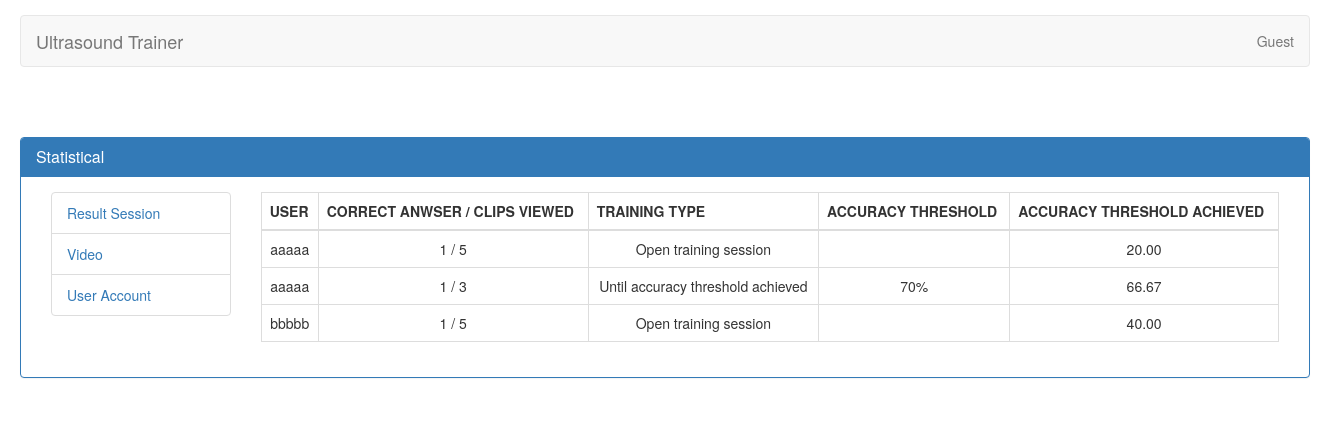
Screenshot of /statistical with the database file from the repository.
### servey/models.py (models this page shows, shortened)
class Result(models.Model):
    user = models.ForeignKey(User, related_name='user_result', on_delete=models.CASCADE)
    date = models.DateTimeField(default=datetime.datetime.utcnow, blank=True)
    close = models.BooleanField(default=False, verbose_name="Test is close?", blank=True)
    training_type = models.CharField(choices=TRAINING_TYPE, blank=True, null=True, max_length=255)
    accuracy = models.CharField(max_length=255, choices=ACCURACY_THRESHOLD, blank=True, null=True)
    created_at = models.DateTimeField(auto_now_add=True)
    updated_at = models.DateTimeField(auto_now=True)
    @property
    def get_user(self):
        return User.objects.get(pk=self.user_id)
    @property
    def total_anwser(self):
        return self.result_detail.count()
    @property
    def correct_anwser(self):
        return 1
    @property
    def accuracy_count(self):
        context = {}
        check = ResultDetail.objects.filter(result=self.id)
        if check is not None:
            count_question = ResultDetail.objects.filter(result=self.id).count()
            total_answer = ResultDetail.objects.filter(result=self.id)
            context['true'] = 0
            context['false'] = 0
            for query_answer in total_answer:
                video = query_answer.video.answer
                answer_result = query_answer.answer
                if video == answer_result:
                    context['true'] += 1
                else:
                    context['false'] += 1
            accuracy = format(Decimal(context['true'] * 100 / count_question), '.2f')
            return accuracy

class ResultDetail(models.Model):
    result = models.ForeignKey(Result, on_delete=models.CASCADE, null=True, related_name='result_detail',)
    video = models.ForeignKey(Video, blank=True, on_delete=models.CASCADE, related_name='video_result')
    answer = models.IntegerField(blank=True)
    created_at = models.DateTimeField(auto_now_add=True)
    updated_at = models.DateTimeField(auto_now=True)

class Video(models.Model):
    ANSWER_CHOICE = (
        (1, 'Normal'),
        (2, 'Moderately reduced',),
        (3, 'Severely reduced',)
    )
    path = models.FileField(blank=True, verbose_name="Upload video (mp4, mkv)", max_length=255, upload_to='videos/', validators=[validate_file_extension])
    title = models.TextField(blank=True, verbose_name="Title question")
    answer = models.IntegerField(choices=ANSWER_CHOICE, default=1)
    created_at = models.DateTimeField(auto_now_add=True)
    updated_at = models.DateTimeField(auto_now=True)

### servey/views.py (the view)
def result_session(request):
    context = {}
    total_result = Result.objects.all()
    total_video = Video.objects.all().values('id', 'answer')
    users = User.objects.filter(is_superuser=False)
    user_result = {}
    for user in users:
        user_result[user.id] = Result.objects.filter(user_id=user.id)
    print(total_video)
    context = {
        "total_result": total_result,
    }
    return render(request, 'statistical/result_session.html', context)

### templates/statistical/result_session.html
{% extends 'statistical/index.html' %}
{% block main %}
    <div class="col-md-10">
        <table class="table table-bordered table-hover">
            <thead>
            <tr>
                <th>USER</th>
                <th>CORRECT ANWSER / CLIPS VIEWED</th>
                <th>TRAINING TYPE</th>
                <th>ACCURACY THRESHOLD</th>
                <th>ACCURACY THRESHOLD ACHIEVED</th>
            </tr>
            </thead>
            <tbody>
                {% for item in total_result %}
                <tr class="text-center">
                    <td>{{ item.get_user.username }}</td>
                    <td>{{ item.correct_anwser }} / {{ item.total_anwser }}</td>
                    <td>{{ item.training_type }}</td>
                    <td>{{ item.accuracy }}</td>
                    <td>{{ item.accuracy_count }}</td>
                </tr>
                {% endfor %}
            </tbody>
        </table>
    </div>
{% endblock %}

### rows the page displays
Result: get_user.username "aaaaa", correct_anwser "1", total_anwser "5", training_type "Open training session", accuracy_count "20.00"
Result: get_user.username "aaaaa", correct_anwser "1", total_anwser "3", training_type "Until accuracy threshold achieved", accuracy "70%", accuracy_count "66.67"
Result: get_user.username "bbbbb", correct_anwser "1", total_anwser "5", training_type "Open training session", accuracy_count "40.00"
